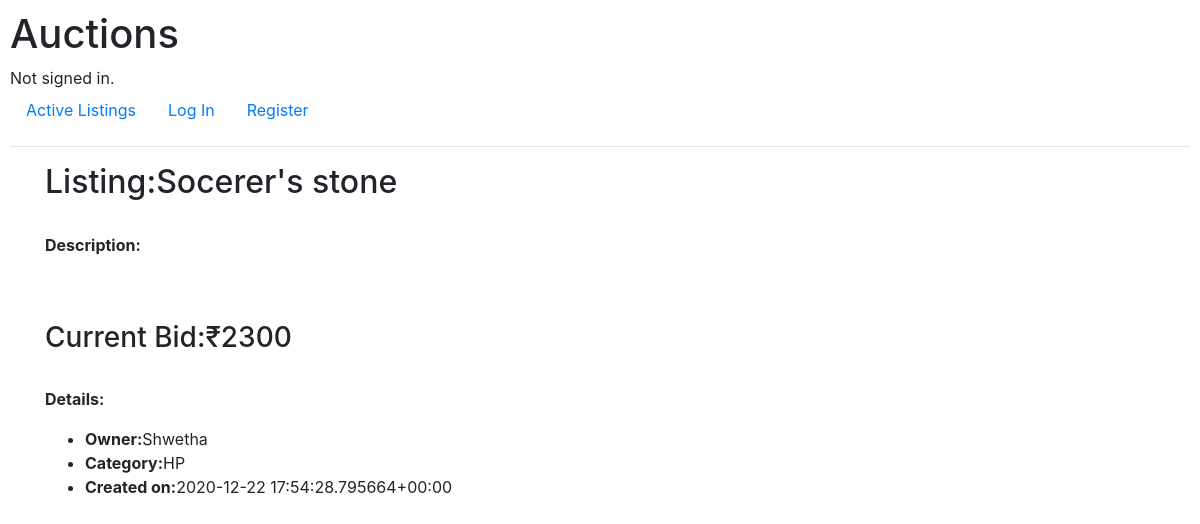
Page /listings/18 on the committed database.
### auctions/models.py (models this page shows)
class AuctionListings(models.Model):
    title = models.CharField(max_length=64)
    owner = models.CharField(max_length=64)
    desc = models.CharField(max_length=256)
    category = models.CharField(max_length=64)
    price = models.IntegerField()
    link = models.CharField(max_length=256,default=None,blank=True,null=True)
    time = models.CharField(max_length=64, default=timezone.now())
    class Meta:
        db_table="auctionlistings"

### auctions/views.py (the view)
# urls.py: path("listings/<int:id>", views.listingpage, name="listingpage")
def listingpage(request, id):
    try:
        item = AuctionListings.objects.get(id=id)
    except:
        return redirect('index')
    try:
        comments = Comments.objects.filter(listingid=id)
    except:
        comments = None
    if request.user.username:
        try:
            if Watchlist.objects.get(user=request.user.username,listingid=id):
                added=True
        except:
            added = False
        try:
            l = AuctionListings.objects.get(id=id)
            if l.owner == request.user.username :
                owner=True
            else:
                owner=False
        except:
            return redirect('index')
    else:
        added=False
        owner=False
        try:
            wl = Watchlist.objects.filter(user=request.user.username)
            wlcount=len(wl)
        except:
            wlcount=None
    try:
        w = Watchlist.objects.filter(user=request.user.username)
        wlcount=len(w)
    except:
        wlcount=None
    return render(request,"auctions/listingpage.html", {
            "item":item,
            "added": added,
            "owner": owner,
            "comments": comments,
            "error":request.COOKIES.get('error'),
            "successgreen":request.COOKIES.get('successgreen'),
            "wlcount": wlcount
        })

### auctions/templates/auctions/listingpage.html (shortened to what this page needs)
{% extends "auctions/layout.html" %}
{% block body %}
<div class="container">
    <h2>Listing:{{item.title}}</h2>
<br>
    <p><b>Description:</b>{{item.description}}</p>
<br>
<br>
<h3>Current Bid:₹{{item.price}}</h3>
<br>
<p><b>Details:</b>
    <ul>
        <li><b>Owner:</b>{{item.owner}}</li>
        <li><b>Category:</b>{{item.category}}</li>
        <li><b>Created on:</b>{{item.time}}</li>
    </ul>
</p>
<br>
</div>
{% endblock %}

### auctions/static/auctions/styles.css (style rules this page uses)
body { padding: 10px; }

### rows in the picture
AuctionListings: title "Socerer's stone", price "2300", owner "Shwetha", category "HP", time "2020-12-22 17:54:28.795664+00:00"
